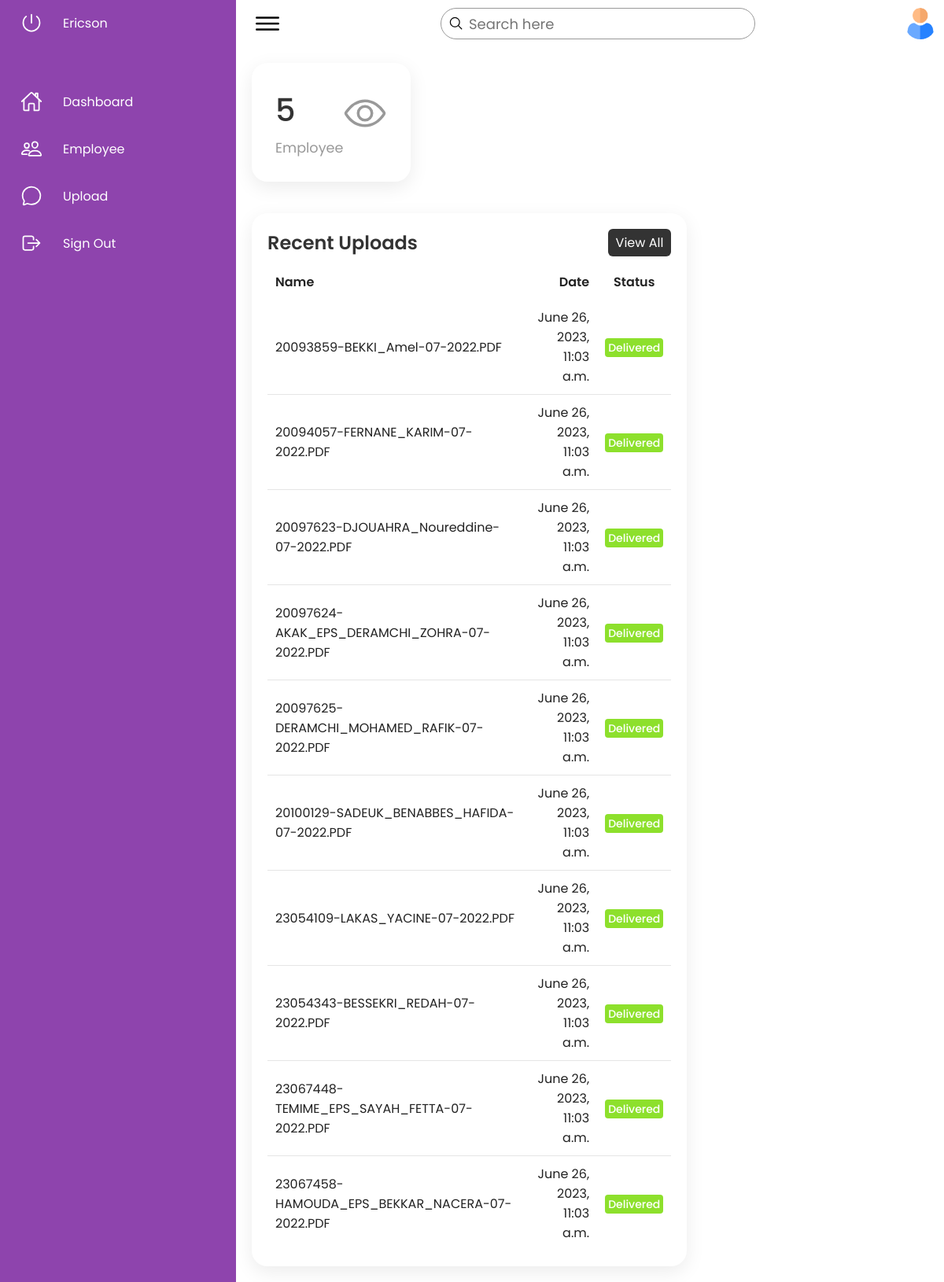
The app's page / (signed in) with its own data.
### app/models.py (models this page shows, shortened)
class Files(models.Model):
    fiche = models.FileField(null="True")
    created_at = models.DateTimeField(auto_now_add=True)
    def __str__(self) -> str:
        return self.fiche.name

### app/decorators.py (the view)
        def wrapper_func(request , *args , **kwargs):
            group = None
            if request.user.groups.exists():
                group =  request.user.groups.all()[0].name
            if group in allowed_roles :
                return view_func(request , *args , **kwargs)
            else :
                return HttpResponse('ERROR : ACCESS DENIED')

### app/views.py (called while the page is built)
@login_required(login_url='loginpage')
@allowed_user(allowed_roles=['admin' , 'staff'])
def home(request):
    employee = Employee.objects.all()
    files = Files.objects.all().order_by("-created_at")
    nbr_employee = len(employee)
    context = {'nombre' : nbr_employee , 'fiche_de_paie' : files}
    return render(request , 'app/dashboard.html' , context)

### app/templates/app/dashboard.html (shortened to what this page needs)
<!DOCTYPE html>
{% load static%}
<html lang="en">
<head>
    <link rel="stylesheet" href="{% static '/css/style.css' %}">
</head>
<body>
    <div class="container">
        <div class="navigation">
            <ul>
                <li>
                    <a href="#">
                        <span class="icon">
                            <ion-icon name="power-outline"></ion-icon>
                        </span>
                        <span class="title">Ericson</span>
                    </a>
                </li>
                <li>
                    <a href="{% url 'dashboard' %}">
                        <span class="icon">
                            <ion-icon name="home-outline"></ion-icon>
                        </span>
                        <span class="title">Dashboard</span>
                    </a>
                </li>
                <li>
                    <a href="{% url 'employee' %}">
                        <span class="icon">
                            <ion-icon name="people-outline"></ion-icon>
                        </span>
                        <span class="title">Employee</span>
                    </a>
                </li>
                <li>
                    <a href="{% url 'upload' %}">
                        <span class="icon">
                            <ion-icon name="chatbubble-outline"></ion-icon>
                        </span>
                        <span class="title">Upload</span>
                    </a>
                </li>
                <li>
                    <a href="{% url 'logout' %}">
                        <span class="icon">
                            <ion-icon name="log-out-outline"></ion-icon>
                        </span>
                        <span class="title">Sign Out</span>
                    </a>
                </li>
            </ul>
        </div>
        <div class="main">
            <div class="topbar">
                <div class="toggle">
                    <ion-icon name="menu-outline"></ion-icon>
                </div>
                <div class="search">
                    <label>
                        <input type="text" placeholder="Search here">
                        <ion-icon name="search-outline"></ion-icon>
                    </label>
                </div>
                <div class="user">
                    <img src="{% static 'images/user.png'%}" alt="">
                </div>
            </div>
            <div class="cardBox">
                <div class="card">
                    <div>
                        <div class="numbers">{{nombre}}</div>
                        <div class="cardName">Employee</div>
                    </div>
                    <div class="iconBx">
                        <ion-icon name="eye-outline"></ion-icon>
                    </div>
                </div>
            </div>
            <div class="details">
                <div class="recentOrders">
                    <div class="cardHeader">
                        <h2>Recent Uploads</h2>
                        <a href="#" class="btn">View All</a>
                    </div>
                    <table>
                        <thead>
                            <tr>
                                <td>Name</td>
                                <td>Date</td>
                                <td>Status</td>
                            </tr>
                        </thead>
                        <tbody>
                            {% for i in fiche_de_paie%}
                            <tr>
                                <td>{{i}}</td>
                                <td>{{i.created_at}}</td>
                                <td><span class="status delivered">Delivered</span></td>
                            </tr>
                            {% endfor%}
                        </tbody>
                    </table>
                </div>
            </div>
        </div>
    </div>
</body>
</html>

### static/css/style.css (style rules this page uses)
* { font-family: 'Poppins', sans-serif; margin: 0; padding: 0; box-sizing: border-box; }
:root { --blue: #333; --white: #fff; --gray: #f5f5f5; --black1: #222; --black2: #999; }
body { min-height: 100vh; overflow-x: hidden; }
.container { position: relative; width: 100%; }
.icon { color :white; }
.navigation { position: fixed; width: 300px; height: 100%; background-color: #8E44AD ; border-left: 10px solid #8E44AD; transition: 0.5s; overflow: hidden; }
.navigation ul { position: absolute; top: 0; left: 0; width: 100%; }
.navigation ul li { position: relative; width: 100%; list-style: none; border-top-left-radius: 30px; border-bottom-left-radius: 30px; }
.navigation ul li:nth-child(1) { margin-bottom: 40px; pointer-events: none; }
.navigation ul li a { position: relative; display: block; width: 100%; display: flex; text-decoration: none; color: var(--white); }
.navigation ul li a .icon { position: relative; display: block; min-width: 60px; height: 60px; line-height: 75px; text-align: center; }
.navigation ul li a .icon ion-icon { font-size: 1.75rem; }
.navigation ul li a .title { position: relative; display: block; padding: 0 10px; height: 60px; line-height: 60px; text-align: start; white-space: nowrap; }
.main { position: absolute; width: calc(100% - 300px); left: 300px; min-height: 100vh; background: var(--white); transition: 0.5s; }
.topbar { width: 100%; height: 60px; display: flex; justify-content: space-between; align-items: center; padding: 0 10px; }
.toggle { position: relative; width: 60px; height: 60px; display: flex; justify-content: center; align-items: center; font-size: 2.5rem; cursor: pointer; }
.search { position: relative; width: 400px; margin: 0 10px; }
.search label { position: relative; width: 100%; }
.search label input { width: 100%; height: 40px; border-radius: 40px; padding: 5px 20px; padding-left: 35px; font-size: 18px; outline: none; border: 1px solid var(--black2); }
.search label ion-icon { position: absolute; top: 0; left: 10px; font-size: 1.2rem; }
.user { position: relative; width: 40px; height: 40px; border-radius: 50%; overflow: hidden; cursor: pointer; }
.user img { position: absolute; top: 0; left: 0; width: 100%; height: 100%; object-fit: cover; }
.cardBox { position: relative; width: 100%; padding: 20px; display: grid; grid-template-columns: repeat(4, 1fr); grid-gap: 30px; }
.cardBox .card { position: relative; background: var(--white); padding: 30px; border-radius: 20px; display: flex; justify-content: space-between; cursor: pointer; box-shadow: 0 7px 25px rgba(0, 0, 0, 0.08); }
.cardBox .card .numbers { position: relative; font-weight: 500; font-size: 2.5rem; color: var(--blue); }
.cardBox .card .cardName { color: var(--black2); font-size: 1.1rem; margin-top: 5px; }
.cardBox .card .iconBx { font-size: 3.5rem; color: var(--black2); }
.details { position: relative; width: 100%; padding: 20px; display: grid; grid-template-columns: 2fr 1fr; grid-gap: 30px; }
.details .recentOrders { position: relative; display: grid; min-height: 500px; background: var(--white); padding: 20px; box-shadow: 0 7px 25px rgba(0, 0, 0, 0.08); border-radius: 20px; }
.details .cardHeader { display: flex; justify-content: space-between; align-items: flex-start; }
.cardHeader h2 { font-weight: 600; color: var(--blue); }
.cardHeader .btn { position: relative; padding: 5px 10px; background: var(--blue); text-decoration: none; color: var(--white); border-radius: 6px; }
.details table { width: 100%; border-collapse: collapse; margin-top: 10px; }
.details table thead td { font-weight: 600; }
.details .recentOrders table tr { color: var(--black1); border-bottom: 1px solid rgba(0, 0, 0, 0.1); }
.details .recentOrders table tr:last-child { border-bottom: none; }
.details .recentOrders table tr td { padding: 10px; }
.details .recentOrders table tr td:last-child { text-align: end; }
.details .recentOrders table tr td:nth-child(2) { text-align: end; }
.details .recentOrders table tr td:nth-child(3) { text-align: center; }
.status.delivered { padding: 2px 4px; background: #8de02c; color: var(--white); border-radius: 4px; font-size: 14px; font-weight: 500; }

### records on screen
Files: fiche "20093859-BEKKI_Amel-07-2022.PDF", created_at "June 26, 2023, 11:03 a.m."
Files: fiche "20094057-FERNANE_KARIM-07-2022.PDF", created_at "June 26, 2023, 11:03 a.m."
Files: fiche "20097623-DJOUAHRA_Noureddine-07-2022.PDF", created_at "June 26, 2023, 11:03 a.m."
Files: fiche "20097624-AKAK_EPS_DERAMCHI_ZOHRA-07-2022.PDF", created_at "June 26, 2023, 11:03 a.m."
Files: fiche "20097625-DERAMCHI_MOHAMED_RAFIK-07-2022.PDF", created_at "June 26, 2023, 11:03 a.m."
Files: fiche "20100129-SADEUK_BENABBES_HAFIDA-07-2022.PDF", created_at "June 26, 2023, 11:03 a.m."
Files: fiche "23054109-LAKAS_YACINE-07-2022.PDF", created_at "June 26, 2023, 11:03 a.m."
Files: fiche "23054343-BESSEKRI_REDAH-07-2022.PDF", created_at "June 26, 2023, 11:03 a.m."
Files: fiche "23067448-TEMIME_EPS_SAYAH_FETTA-07-2022.PDF", created_at "June 26, 2023, 11:03 a.m."
Files: fiche "23067458-HAMOUDA_EPS_BEKKAR_NACERA-07-2022.PDF", created_at "June 26, 2023, 11:03 a.m."

### other values on screen
{{ nombre }} "5"
